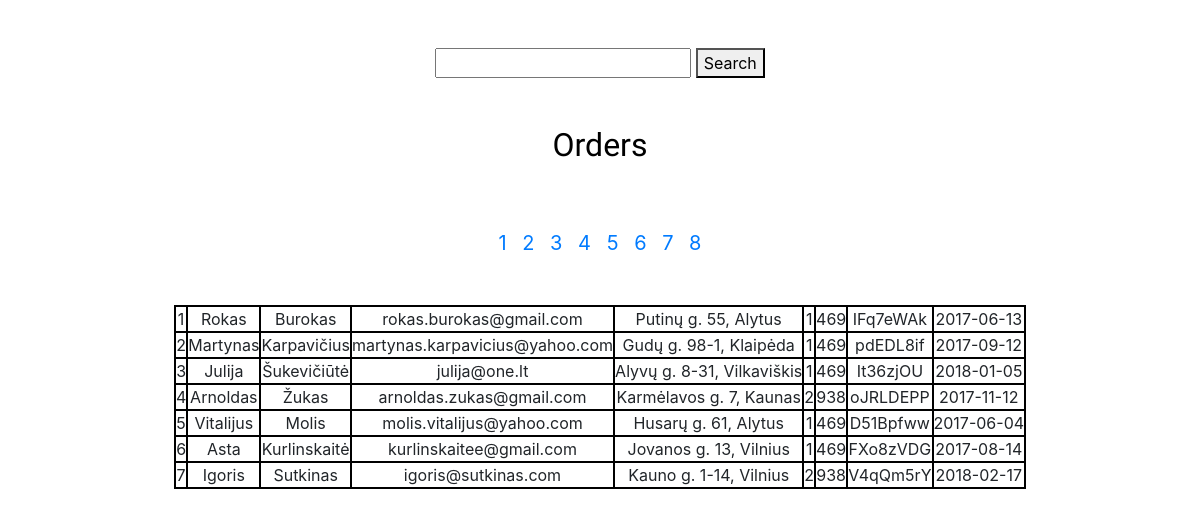
The page /php/order_list.php on the database its author committed.
### tables this page shows
CREATE TABLE `orders` (
  `id` int(11) NOT NULL,
  `name` varchar(255) NOT NULL,
  `last_name` varchar(255) NOT NULL,
  `email` varchar(255) NOT NULL,
  `shipping_adr` varchar(255) NOT NULL,
  `qty` varchar(255) NOT NULL,
  `order_price` int(4) NOT NULL,
  `order_number` varchar(255) NOT NULL,
  `date` date NOT NULL
);

### php/db_conn.php (called while the page is built, shortened)
<?php
class dbh {
  protected function connect() {
    $this->servername = "localhost";
    $this->username = "root";
    $this->password = "root";
    $this->dbname = "nfq";
    $conn = new mysqli ($this->servername, $this->username, $this->password, $this->dbname);
    mysqli_query($conn, "SET NAMES 'utf8'");
    return $conn;
  }
}
?>

### php/classes.php (called while the page is built, shortened)
<?php
include_once ('./db_conn.php');
  class order extends dbh {
    public function getOrders ($search, $start, $qty, $sort_type, $sort_col) {
        $sql = "SELECT * FROM orders LIMIT $start, $qty";
        $result = $this->connect()->query($sql);
        return $result;
      }
  }
?>

### php/order_list.php (the view, shortened to what this page needs)
<?php
include_once ('./classes.php');
include_once ('./f_show_order_results.php');
?>
<!DOCTYPE html>
<html>
<head>
  <link rel="stylesheet" href="https://maxcdn.bootstrapcdn.com/bootstrap/4.0.0/css/bootstrap.min.css">
  <link rel="stylesheet" href="../css/style.css">
</head>
<body>
<div class="container-fluid">
  <div class="row form_div">
    <div class="col-md-12">
      <form class="mt-5 mb-5 text-center" action="order_list.php" method="get">
        <input type="text" name="searchin_phrase" value="">
        <button type="submit" name="search">Search</button>
      </form>
    </div>
  </div>
  <div class="row order_table">
    <div class="col-md-12">
      <p class="text-center h3 mb-3 fill_up_headline"><a href="./order_list.php">Orders</a></p>
      <?php
            $newOrder = new order();
            $results_per_page = 7;
            if (!isset($_GET['sort']) && !isset($_GET['search'])) {
              $allOrders = showResults($newOrder, 'getOrders', $results_per_page, "", "", "");
            }
            elseif (isset($_GET['searchin_phrase']) && $_GET['searchin_phrase'] === "") {
              header('Location: ./order_list.php');
            }
            elseif (isset($_GET['searchin_phrase'])) {
              $allOrders = showResults($newOrder, 'searchOrders', $results_per_page, $_GET['searchin_phrase'], "", "");
            }
            elseif (isset($_GET['sort'])) {
              $allOrders = showResults($newOrder, 'sortOrders', $results_per_page, "", $_GET['sort'], $_GET['column_name']);
            }
      ?>
    </div>
    </div>
            <table class="mx-auto">
              <?php while ($row = mysqli_fetch_assoc($allOrders)) { ?>
               <tr>
                <td class="table_data"><?php echo $row['id'] ?></td>
                <td class="table_data"><?php echo $row['name'] ?></td>
                <td class="table_data"><?php echo $row['last_name'] ?></td>
                <td class="table_data"><?php echo $row['email'] ?></td>
                <td class="table_data"><?php echo $row['shipping_adr'] ?></td>
                <td class="table_data"><?php echo $row['qty'] ?></td>
                <td class="table_data"><?php echo $row['order_price'] ?></td>
                <td class="table_data"><?php echo $row['order_number'] ?></td>
                <td class="table_data"><?php echo $row['date'] ?></td>
               </tr>
             <?php }?>
          </table>
    </div>
</body>
</html>

### php/f_show_order_results.php (shortened to what this page needs)
<?php
function showResults ($obj, $meth_name, $results_per_page, $search, $sort_type, $sort_col) {
  $allOrders = $obj->$meth_name ($search, 0, 100, $sort_type, $sort_col);
  $number_of_results = mysqli_num_rows($allOrders);
  $number_of_pages = ceil($number_of_results/$results_per_page);
    if (!isset($_GET['page'])) {
      $page = 1;
    }
    else {
      $page = $_GET['page'];
    }
  $starting_limit_number = ($page-1)*$results_per_page;
  $allOrders = $obj->$meth_name ($search, $starting_limit_number, $results_per_page, $sort_type, $sort_col); ?>
<div class="row">
  <div class="col-md-12 mt-5 mb-5 paging">
<?php for ($page=1; $page <= $number_of_pages; $page++) {
  if ($meth_name === "getOrders"){ ?>
    <a class="page_numbers" href="order_list.php?page=<?php echo $page ?>"><?php echo $page ?></a>
  <?php }
  }?>
  </div>
</div>
<?php
  return $allOrders;
}?>

### css/style.css (style rules this page uses)
.fill_up_headline, .shipping_info_headline { font-family: 'Ubuntu Condensed', sans-serif; font-size: 2em; }
.order_table { height: auto; }
.form_div { height: auto; }
.table_data { border: 2px solid black; text-align: center; }
.paging { font-size: 20px; text-align: center; }
.page_numbers { margin-left: 5px; margin-right: 5px; }
tr, th, td { padding: 0; }
.fill_up_headline a:link, .fill_up_headline a:visited, .fill_up_headline a:hover, .fill_up_headline a:active { color: black; text-decoration: none; cursor: pointer; }

### rows shown on the page
orders: id "1", name "Rokas", last_name "Burokas", email "rokas.burokas@gmail.com", shipping_adr "Putinų g. 55, Alytus", qty "1", order_price "469", order_number "IFq7eWAk", date "2017-06-13"
orders: id "2", name "Martynas", last_name "Karpavičius", email "martynas.karpavicius@yahoo.com", shipping_adr "Gudų g. 98-1, Klaipėda", qty "1", order_price "469", order_number "pdEDL8if", date "2017-09-12"
orders: id "3", name "Julija", last_name "Šukevičiūtė", email "julija@one.lt", shipping_adr "Alyvų g. 8-31, Vilkaviškis", qty "1", order_price "469", order_number "It36zjOU", date "2018-01-05"
orders: id "4", name "Arnoldas", last_name "Žukas", email "arnoldas.zukas@gmail.com", shipping_adr "Karmėlavos g. 7, Kaunas", qty "2", order_price "938", order_number "oJRLDEPP", date "2017-11-12"
orders: id "5", name "Vitalijus", last_name "Molis", email "molis.vitalijus@yahoo.com", shipping_adr "Husarų g. 61, Alytus", qty "1", order_price "469", order_number "D51Bpfww", date "2017-06-04"
orders: id "6", name "Asta", last_name "Kurlinskaitė", email "kurlinskaitee@gmail.com", shipping_adr "Jovanos g. 13, Vilnius", qty "1", order_price "469", order_number "FXo8zVDG", date "2017-08-14"
orders: id "7", name "Igoris", last_name "Sutkinas", email "igoris@sutkinas.com", shipping_adr "Kauno g. 1-14, Vilnius", qty "2", order_price "938", order_number "V4qQm5rY", date "2018-02-17"
